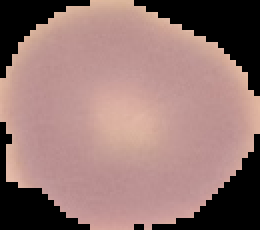
#> input picture cell_images/Uninfected/C1_thinF_IMG_20150604_104722_cell_79.png, 130 x 115 px (shown 2 times larger)
$ jupyter execute --allow-errors MalariaDetectionML.ipynb   (shell and % lines are left out)
#> lines starting #> are read from the running program, lines starting #| are printed output that depends on the picture; after the words box and inside, x2 and y2 are one past the last pixel; in counts of white or black regions, pixels touching at a corner belong together
<a href="https://colab.research.google.com/github/AkritiGhosh/MalariaDetectionML/blob/master/MalariaDetectionML.ipynb" target="_parent"></a>

# Malaria Detection using Machine Learning
This is a basic Machine Learning Model which uses Random Forest classifier to detect malaria.

###WORKING: -
It uses images of cells of patients, and on the basis of contour area.
Cells infected with malaria are distinguished from the healthy one due to the presence of extra spots in the images. The model checks for different boundaries in the image and stores the areas of each ring in a csv file, called area_dataset.csv

This csv file is then used as a structured dataset to be fed into the Random Forest model.

#  Cell 0: Importing Libraries
1. Glob : (Used in Cell 1) the glob module is used to retrieve files/pathnames matching a specified pattern.

2. OpenCV : (Used in Cell 1) OpenCV is a library of programming functions mainly aimed at real-time computer vision. Reading the image, blurring and contouring of images is done using OpenCV

3. CSV : (Used in Cell 1 and 2) Library used for creation, manipulation and traversal of csv files.

4. Pandas :  (Used in Cell 2 and 4) Pandas is used for data manipulation and analysis. In particular, it offers data structures and operations for manipulating numerical tables and time series.

5. Sklearn/ Scikit-Learn :  (Used in Cell 5, 6 and 7) A machine learning library, which features various machine learning models including clustering, regression and classification models. For eg. SVM and Random Forest.
It also features different metrics for analysis of the created model.

[cell 1]
import glob
import cv2
import csv
import pandas as pd
import io
from sklearn.model_selection import train_test_split
from sklearn.tree import DecisionTreeClassifier
from sklearn.svm import SVC
from sklearn.ensemble import RandomForestClassifier
from sklearn.linear_model import LogisticRegression
from sklearn import metrics
from sklearn.metrics import classification_report

import joblib

## Cell 1 : Data Acquisition and Preprocessing
The following code is the process of reding images from local computer and preprocessing it to give a structured dataset. It has been commented after creation of csv file.
###Step 1: Reading images
The dataset is read from a subdirectory to the current directory called 'cell_images'. Inside it are 2 subfolders named - Parasitized and Uninfected. Each directory files are read, sequentially. The dataset is a collection of cell images with 13,779 infected images and 13,779 healthy cell images.
###Step 2: Grayscale and Blurring
Since, color is not an important factor in this classification, the image, after reading are converted into grayscale; and is blurred using Gaussian Blur to remove unnecessary noise.
###Step 3: Finding contours and their areas
Threshold() is used to fix some value which draws a boundary line between two set of data. From this boundary, contours are found and their areas are evaluated.

This area is now stored in separate csv files for Infected and Uninfected images.

[cell 2]
from google.colab import drive
drive.mount('/content/drive')

[cell 3]
### Dataset(CSV) creation using Cell Images => Unstructured to Structured

## Reading image path
area = []
for name in ['Uninfected', 'Parasitized']:
  img_path_infected = glob.glob('cell_images/'+name+'/*.png')

  ## For every image in this path
  for img_name in img_path_infected:
    # print(img_name)
      ## Read images
    img = cv2.imread(img_name)
#> img is the input picture: shape (115, 130, 3); mean B, G, R 113.9, 117.8, 149.1

      ## Gaussian Blur - Noise removal
    img = cv2.GaussianBlur(img,(5,5),0)
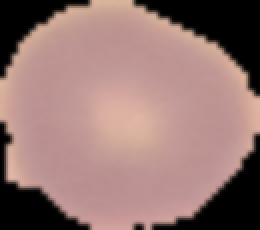
#> img: shape (115, 130, 3) (shown 2 times larger); mean B, G, R 113.9, 117.7, 149.1
      ## Conversion to Grayscale
    im_gray = cv2.cvtColor(img,cv2.COLOR_BGR2GRAY)
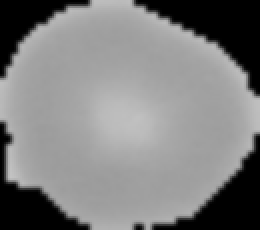
#> im_gray: shape (115, 130) (shown 2 times larger); min 0, max 195, mean 126.7

      ## Color Thresholding
    ret,thresh = cv2.threshold(im_gray,127,255,0)
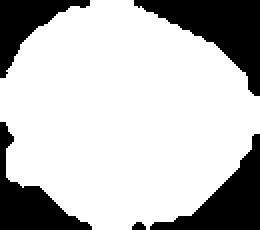
#> thresh: shape (115, 130) (shown 2 times larger); 74.7% white; 5 black regions
      ## Contour detection
    contours,_ = cv2.findContours(thresh,1,2)
#> contours = 1 contour; box (x1, y1, x2, y2) and area: (0, 0, 130, 115) 10981
    for contour in contours:
      cv2.drawContours(im_gray, contours, -1, (0,255,0), 3)
#> this loop made 1 pass
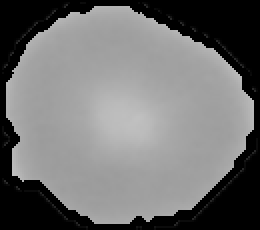
#> im_gray: shape (115, 130) (shown 2 times larger); 10.54% of pixels changed, all inside (x1, y1, x2, y2) = (0, 0, 130, 115)
      # print(contour)

      ## Saving the area of contours in csv file
    cont_area=[name]
    for i in range(5):
      try:
        cont_area.append(cv2.contourArea(contours[i]))
      except:
        cont_area.append('0')
#> after the loop, cont_area = ['Uninfected', 10981, '0', '0', '0', '0']
    area.append(cont_area)
#> pass 2 of the loop `for name in ['Uninfected', 'Parasitized']:`:
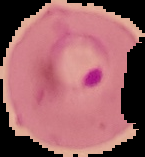
#> input picture cell_images/Parasitized/C37BP2_thinF_IMG_20150620_133001a_cell_76.png, 145 x 157 px
#> img is the input picture: shape (157, 145, 3); mean B, G, R 102.1, 96.9, 154.8
#> `ret,thresh = cv2.threshold(im_gray,127,255,0)`:
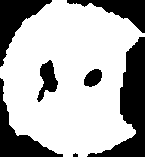
#> thresh: shape (157, 145); 69.3% white; 7 black regions (1 under 20 px)
#> contours = 3 contours; box (x1, y1, x2, y2) and area: (0, 0, 145, 157) 16226, (36, 59, 59, 103) 502, (83, 68, 103, 88) 262
#> the loop `for contour in contours:` made 3 passes
#> after the loop `for contour in contours:`:
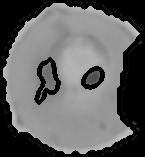
#> im_gray: shape (157, 145); min 0, max 190, mean 97.4
#> after the loop `for i in range(5):`: cont_area = ['Parasitized', 262.5, 502, 16226.5, '0', '0']

# Cell 3 : Uploading file from local computer to google colab
This process is used to select a file from local computer and save it in a variable. This will store the csv file which will be converted to a Pandas Dataframe.

It is used in Google Colab, not necessary in a jupyter notebook or any other IDEs.

# Cell 4 : Creation of Pandas Dataframe
The csv file is read and stored as a Pandas dataframe. When working in platforms other than Colab, use

`*data = pd.read("location_of_file/filename.csv")*`

[cell 4]
data = pd.DataFrame(area, columns=['Label', 'area1','area2','area3','area4','area5' ])
#> data = table of 2 rows and 6 columns
print(type(data))
#| <class 'pandas.core.frame.DataFrame'>
data
#> Out = table of 2 rows and 6 columns

# Cell 5 : Dataset Split
The dataset is split into 2 parts : -
1. x - the features i.e. the areas of contours
2. y - the labels or classes

The format of the dataset is -
Label ; area1  ; area2 ;   area3 ;  area4  ; area5

The 1st columns (Label) is **'y'** and the remaining is **'x'**

The dataset is also split into training and testing dataset with the ratio of 75% and 25% respectively.

[cell 5]
x = data.iloc[:,1:]
#> x = table of 2 rows and 5 columns
y = data.iloc[:,0]
x_train, x_test, y_train, y_test = train_test_split(x,y, test_size=0.25)
#> x_train = table of 1 rows and 5 columns; x_test = table of 1 rows and 5 columns
